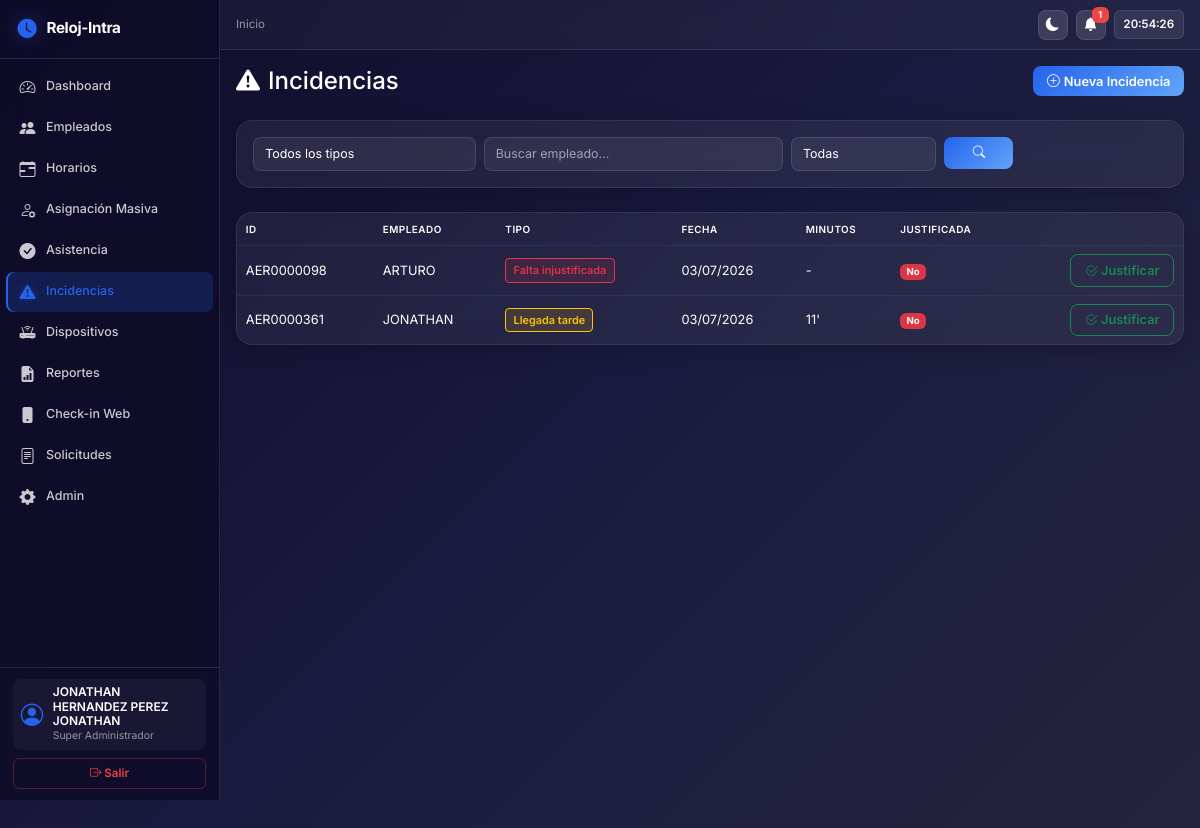
The page /incidencias/ (signed in) on the database as committed earlier.
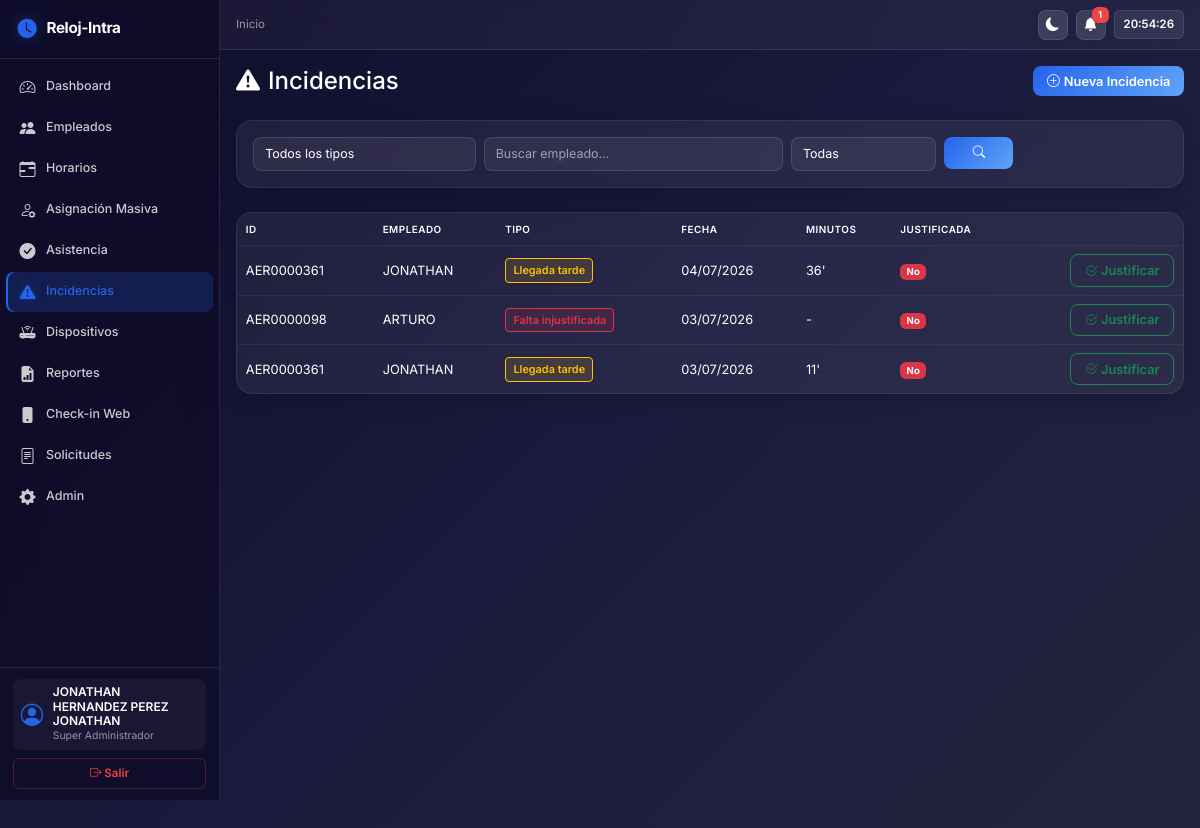
The same page on the database as committed later.
### apps/cuentas/models.py (models this page shows, shortened)
class Usuario(AbstractUser):
    ROLES = [
        ('normal', 'Normal'),
        ('admin', 'Administrador'),
        ('superadmin', 'Super Administrador'),
    ]
    rol = models.CharField('Rol', max_length=20, choices=ROLES, default='normal')
    debe_cambiar_password = models.BooleanField('Debe cambiar contraseña', default=False)
    class Meta:
        verbose_name = 'Usuario'
        verbose_name_plural = 'Usuarios'
        db_table = 'usuarios'

### apps/incidencias/models.py (models this page shows, shortened)
class RegistroIncidencia(models.Model):
    empleado = models.ForeignKey(
        'empleados.Empleado', on_delete=models.CASCADE,
        related_name='incidencias', verbose_name='Empleado'
    )
    tipo = models.ForeignKey(
        TipoIncidencia, on_delete=models.CASCADE,
        related_name='registros', verbose_name='Tipo'
    )
    fecha = models.DateField('Fecha')
    minutos = models.IntegerField('Minutos', default=0,
        help_text='Duración en minutos (aplica para retardos)')
    descripcion = models.TextField('Descripción', blank=True, default='')
    justificada = models.BooleanField('Justificada', default=False)
    justificacion = models.TextField('Justificación', blank=True, default='')
    atendida_por = models.ForeignKey(
        settings.AUTH_USER_MODEL, on_delete=models.SET_NULL,
        null=True, blank=True, verbose_name='Atendida por'
    )
    creado_en = models.DateTimeField('Creado en', auto_now_add=True)
    actualizado_en = models.DateTimeField('Actualizado en', auto_now=True)
    class Meta:
        verbose_name = 'Registro de incidencia'
        verbose_name_plural = 'Registros de incidencias'
        db_table = 'registros_incidencia'
        ordering = ['-fecha', '-creado_en']
        indexes = [
            models.Index(fields=['empleado', 'fecha']),
            models.Index(fields=['justificada']),
        ]

class TipoIncidencia(models.Model):
    codigo = models.CharField('Código', max_length=20, unique=True)
    nombre = models.CharField('Nombre', max_length=100)
    descripcion = models.TextField('Descripción', blank=True, default='')
    color = models.CharField('Color (hex)', max_length=7, default='#FF0000',
                             help_text='Color en formato #RRGGBB')
    icono = models.CharField('Icono', max_length=50, blank=True, default='',
                             help_text='Clase de icono de Bootstrap')
    es_automatica = models.BooleanField('Es automática', default=False,
        help_text='Si es detectada automáticamente por el sistema (llt, finj)')
    requiere_justificacion = models.BooleanField('Requiere justificación', default=True)
    orden = models.PositiveIntegerField('Orden', default=0)
    class Meta:
        verbose_name = 'Tipo de incidencia'
        verbose_name_plural = 'Tipos de incidencia'
        db_table = 'tipos_incidencia'
        ordering = ['orden', 'codigo']

### apps/empleados/models.py (models this page shows, shortened)
class Empleado(models.Model):
    ESTATUS = [
        ('activo', 'Activo'),
        ('inactivo', 'Inactivo'),
        ('renuncia', 'Renuncia'),
    ]
    TIPO_EMPLEADO = [
        ('empleado', 'Empleado'),
        ('admin', 'Administrador'),
        ('superadmin', 'Super Administrador'),
    ]
    TIPO_VERIFICACION = [
        ('huella', 'Huella'),
        ('facial', 'Facial'),
        ('ambos', 'Huella y Facial'),
    ]
    GENERO = [
        ('masculino', 'Masculino'),
        ('femenino', 'Femenino'),
        ('otro', 'Otro'),
    ]
    id_original = models.CharField('ID original', max_length=20, unique=True,
                                   help_text='Código del empleado ej: AER015')
    nombre = models.CharField('Nombre(s)', max_length=100)
    apellidos = models.CharField('Apellidos', max_length=200, default='')
    departamento = models.ForeignKey(
        'organizacion.Departamento', on_delete=models.SET_NULL,
        null=True, blank=True, verbose_name='Departamento'
    )
    cargo = models.ForeignKey(
        Cargo, on_delete=models.SET_NULL,
        null=True, blank=True, verbose_name='Cargo'
    )
    tipo_empleado = models.CharField('Tipo de empleado', max_length=20, choices=TIPO_EMPLEADO, default='empleado')
    telefono = models.CharField('Teléfono', max_length=20, blank=True, default='')
    email = models.EmailField('Correo electrónico', blank=True, default='')
    estatus = models.CharField('Estatus', max_length=20, choices=ESTATUS, default='activo')
    fecha_ingreso = models.DateField('Fecha de contratación', null=True, blank=True)
    fecha_renuncia = models.DateField('Fecha de renuncia', null=True, blank=True)
    fecha_recontratacion = models.DateField('Fecha de recontratación', null=True, blank=True)
    user = models.OneToOneField(
        settings.AUTH_USER_MODEL, on_delete=models.SET_NULL,
        null=True, blank=True, verbose_name='Usuario del sistema'
    )
    nss = models.CharField('NSS', max_length=20, blank=True, default='')
    ciudad = models.CharField('Ciudad', max_length=100, blank=True, default='')
    cp = models.CharField('Código Postal', max_length=10, blank=True, default='')
    nacionalidad = models.CharField('Nacionalidad', max_length=100, blank=True, default='')
    genero = models.CharField('Género', max_length=20, choices=GENERO, blank=True, default='')
    id_en_dispositivo = models.CharField('ID en scanner', max_length=50, blank=True, default='',
                                         help_text='ID del empleado dentro del dispositivo ZKTeco')
    tipo_verificacion_scanner = models.CharField(
        'Tipo verificación', max_length=20, choices=TIPO_VERIFICACION,
        default='facial', help_text='Huella, facial o ambos'
    )
    foto = models.ImageField('Foto', upload_to='fotos/', blank=True,
        validators=[FileExtensionValidator(allowed_extensions=['jpg', 'jpeg', 'png'])])
    pendiente_push = models.BooleanField('Pendiente de push al escáner', default=False,
                                         help_text='Si está activo, el dato se enviará al escáner en la próxima solicitud getrequest')
    creado_en = models.DateTimeField('Creado en', auto_now_add=True)
    actualizado_en = models.DateTimeField('Actualizado en', auto_now=True)
    class Meta:
        verbose_name = 'Empleado'
        verbose_name_plural = 'Empleados'
        db_table = 'empleados'
        ordering = ['nombre']
        indexes = [
            models.Index(fields=['estatus']),
            models.Index(fields=['departamento']),
        ]

### apps/incidencias/views.py (the view)
# urls.py: path('', views.lista_incidencias, name='lista-incidencias'),
@login_required
def lista_incidencias(request):
    tipo = request.GET.get('tipo', '')
    empleado = request.GET.get('empleado', '')
    justificada = request.GET.get('justificada', '')
    qs = RegistroIncidencia.objects.select_related('empleado', 'tipo', 'atendida_por')
    if tipo:
        qs = qs.filter(tipo__codigo=tipo)
    if empleado:
        qs = qs.filter(Q(empleado__id_original__icontains=empleado) |
                       Q(empleado__nombre__icontains=empleado))
    if justificada in ('si', 'no'):
        qs = qs.filter(justificada=(justificada == 'si'))
    qs = qs.order_by('-fecha', '-creado_en')[:100]
    tipos = TipoIncidencia.objects.all().order_by('orden', 'codigo')
    return render(request, 'incidencias/lista.html', {
        'incidencias': qs,
        'tipos': tipos,
        'filtro_tipo': tipo,
        'filtro_empleado': empleado,
        'filtro_justificada': justificada,
    })

### templates/incidencias/lista.html (shortened to what this page needs)
{% extends 'base.html' %}
{% block content %}
<div class="d-flex justify-content-between align-items-center mb-4">
    <h4 class="mb-0"><i class="bi bi-exclamation-triangle-fill me-2"></i>Incidencias</h4>
    <a href="{% url 'nueva-incidencia' %}" class="btn btn-primary btn-sm"><i class="bi bi-plus-circle me-1"></i>Nueva Incidencia</a>
</div>
<div class="card mb-4">
    <div class="card-body">
        <form method="get" class="row g-2">
            <div class="col-md-3">
                <select name="tipo" class="form-select">
                    <option value="">Todos los tipos</option>
                </select>
            </div>
            <div class="col-md-4">
                <input type="text" name="empleado" class="form-control" placeholder="Buscar empleado..." value="{{ filtro_empleado }}">
            </div>
            <div class="col-md-2">
                <select name="justificada" class="form-select">
                    <option value="">Todas</option>
                </select>
            </div>
            <div class="col-md-1">
                <button class="btn btn-primary w-100"><i class="bi bi-search"></i></button>
            </div>
        </form>
    </div>
</div>
<div class="card">
    <div class="card-body p-0">
        <div class="table-responsive">
            <table class="table table-hover mb-0">
                <thead>
                    <tr><th>ID</th><th>Empleado</th><th>Tipo</th><th>Fecha</th><th>Minutos</th><th>Justificada</th><th></th></tr>
                </thead>
                <tbody>
                    {% for inc in incidencias %}
                    <tr>
                        <td>{{ inc.empleado.id_original }}</td>
                        <td>{{ inc.empleado.nombre }}</td>
                        <td><span class="incidencia-badge" style="background:{{ inc.tipo.color }}22;color:{{ inc.tipo.color }};border:1px solid {{ inc.tipo.color }}">{{ inc.tipo.nombre }}</span></td>
                        <td>{{ inc.fecha|date:'d/m/Y' }}</td>
                        <td>{% if inc.minutos %}{{ inc.minutos }}'{% else %}-{% endif %}</td>
                        <td>
                            {% if inc.justificada %}
                            <span class="badge bg-success">Sí</span>
                            {% else %}
                            <span class="badge bg-danger">No</span>
                            {% endif %}
                        </td>
                        <td class="text-end">
                            {% if not inc.justificada %}
                            <a href="{% url 'justificar-incidencia' inc.id %}" class="btn btn-sm btn-outline-success"><i class="bi bi-check2-circle"></i> Justificar</a>
                            {% endif %}
                        </td>
                    </tr>
                    {% empty %}
                    <tr><td colspan="7" class="text-center text-muted py-4">Sin incidencias registradas</td></tr>
                    {% endfor %}
                </tbody>
            </table>
        </div>
    </div>
</div>
{% endblock %}

### templates/base.html (shortened to what this page needs)
<!DOCTYPE html>
<html lang="es-mx">
<head>
    <link href="https://cdn.jsdelivr.net/npm/bootstrap@5.3.3/dist/css/bootstrap.min.css" rel="stylesheet">
    <link rel="stylesheet" href="https://cdn.jsdelivr.net/npm/bootstrap-icons@1.11.3/font/bootstrap-icons.min.css">
    <link href="https://unpkg.com/aos@2.3.1/dist/aos.css" rel="stylesheet">
    <link rel="stylesheet" href="/static/css/style.css">
</head>
<body>
    {% if user.is_authenticated %}
    <nav class="sidebar" id="sidebar" {% if not request.resolver_match.url_name == 'login' %}data-aos="fade-right" data-aos-duration="600"{% endif %}>
        <div class="sidebar-header">
            <i class="bi bi-clock-fill"></i>
            <span class="sidebar-brand">Reloj-Intra</span>
        </div>
        <ul class="nav flex-column flex-grow-1">
            <li class="nav-item">
                <a class="nav-link {% if request.resolver_match.url_name == 'dashboard' %}active{% endif %}" href="{% url 'dashboard' %}">
                    <i class="bi bi-speedometer2"></i>
                    <span>Dashboard</span>
                </a>
            </li>
            {% if user.rol != 'normal' %}
            <li class="nav-item">
                <a class="nav-link {% if 'empleados' in request.path %}active{% endif %}" href="{% url 'lista-empleados' %}">
                    <i class="bi bi-people-fill"></i>
                    <span>Empleados</span>
                </a>
            </li>
            <li class="nav-item">
                <a class="nav-link {% if 'horarios' in request.path %}active{% endif %}" href="{% url 'lista-horarios' %}">
                    <i class="bi bi-calendar-range"></i>
                    <span>Horarios</span>
                </a>
            </li>
            <li class="nav-item">
                <a class="nav-link {% if 'asignacion-masiva' in request.path %}active{% endif %}" href="{% url 'asignacion-masiva' %}">
                    <i class="bi bi-person-gear"></i>
                    <span>Asignación Masiva</span>
                </a>
            </li>
            <li class="nav-item">
                <a class="nav-link {% if 'asistencia' in request.path %}active{% endif %}" href="{% url 'buscar-asistencia' %}">
                    <i class="bi bi-check-circle-fill"></i>
                    <span>Asistencia</span>
                </a>
            </li>
            <li class="nav-item">
                <a class="nav-link {% if 'incidencias' in request.path %}active{% endif %}" href="{% url 'lista-incidencias' %}">
                    <i class="bi bi-exclamation-triangle-fill"></i>
                    <span>Incidencias</span>
                </a>
            </li>
            <li class="nav-item">
                <a class="nav-link {% if 'dispositivos' in request.path %}active{% endif %}" href="{% url 'lista-dispositivos' %}">
                    <i class="bi bi-router-fill"></i>
                    <span>Dispositivos</span>
                </a>
            </li>
            <li class="nav-item">
                <a class="nav-link {% if 'reportes' in request.path %}active{% endif %}" href="{% url 'lista-reportes' %}">
                    <i class="bi bi-file-earmark-bar-graph-fill"></i>
                    <span>Reportes</span>
                </a>
            </li>
            {% endif %}
            <li class="nav-item">
                <a class="nav-link {% if 'registro' in request.path %}active{% endif %}" href="{% url 'checkin' %}">
                    <i class="bi bi-phone-fill"></i>
                    <span>Check-in Web</span>
                </a>
            </li>
            <li class="nav-item">
                <a class="nav-link {% if 'solicitudes' in request.path %}active{% endif %}" href="{% url 'lista-solicitudes' %}">
                    <i class="bi bi-file-text"></i>
                    <span>Solicitudes</span>
                </a>
            </li>
            {% if user.rol == 'superadmin' or user.is_superuser %}
            <li class="nav-item">
                <a class="nav-link" href="{% url 'admin:index' %}" target="_blank">
                    <i class="bi bi-gear-fill"></i>
                    <span>Admin</span>
                </a>
            </li>
            {% endif %}
        </ul>
        <div class="sidebar-footer">
            <div class="user-info mb-2">
                <i class="bi bi-person-circle"></i>
                <div>
                    <div class="user-name">{{ user.get_full_name|default:user.username }}</div>
                    <div class="user-rol">{{ user.get_rol_display }}</div>
                </div>
            </div>
            <form method="post" action="{% url 'logout' %}">
                <button type="submit" class="btn btn-outline-danger w-100">
                    <i class="bi bi-box-arrow-right"></i> Salir
                </button>
            </form>
        </div>
    </nav>
    <header class="topbar" id="topbar">
        <div class="topbar-left">
            <nav aria-label="breadcrumb">
                <ol class="breadcrumb">
                    <li class="breadcrumb-item"><a href="{% url 'dashboard' %}" style="color: var(--text-muted); text-decoration: none;">Inicio</a></li>
                </ol>
            </nav>
        </div>
        <div class="topbar-right">
            <button class="topbar-btn" onclick="toggleTheme()" title="Cambiar tema">
                <i class="bi bi-moon-fill" id="theme-icon"></i>
            </button>
            <div class="dropdown">
                <button class="topbar-btn position-relative" id="notif-bell" type="button" data-bs-toggle="dropdown" aria-expanded="false">
                    <i class="bi bi-bell-fill"></i>
                    <span class="badge d-none" id="notif-count">0</span>
                </button>
            </div>
            <div class="topbar-clock" id="topbar-clock">--:--:--</div>
        </div>
    </header>
    <main class="main-content" id="mainContent">
    {% else %}
        <div class="container">
    {% endif %}
        {% block content %}{% endblock %}
    {% if user.is_authenticated %}
    </main>
    {% else %}
    </div>
    {% endif %}
</body>
</html>

Rows that differ between the two databases and show on the page:
added RegistroIncidencia: empleado.id_original "AER0000361", empleado.nombre "JONATHAN", tipo.nombre "Llegada tarde", fecha "04/07/2026", minutos "36", justificada "No"
